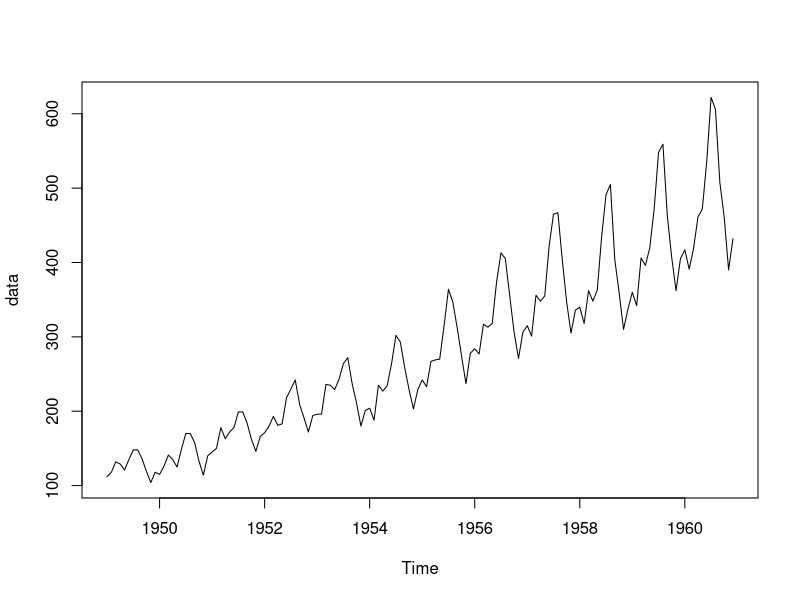
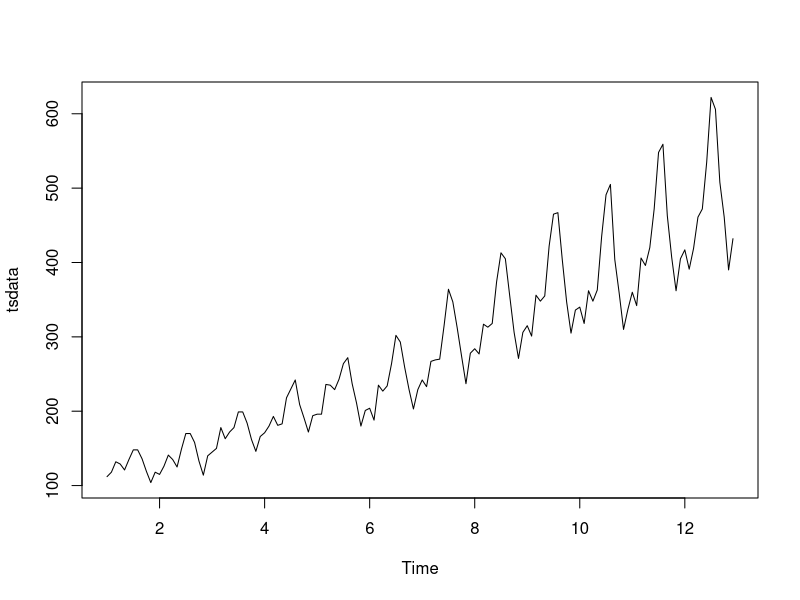
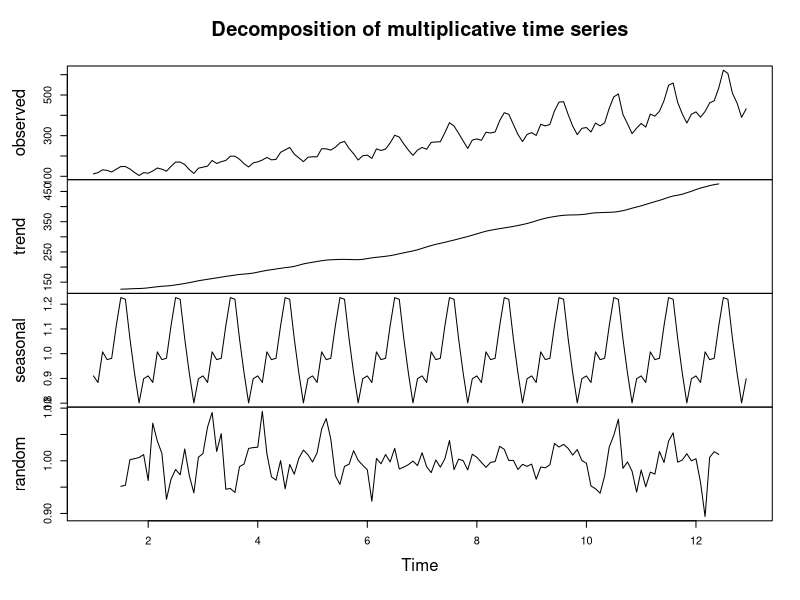
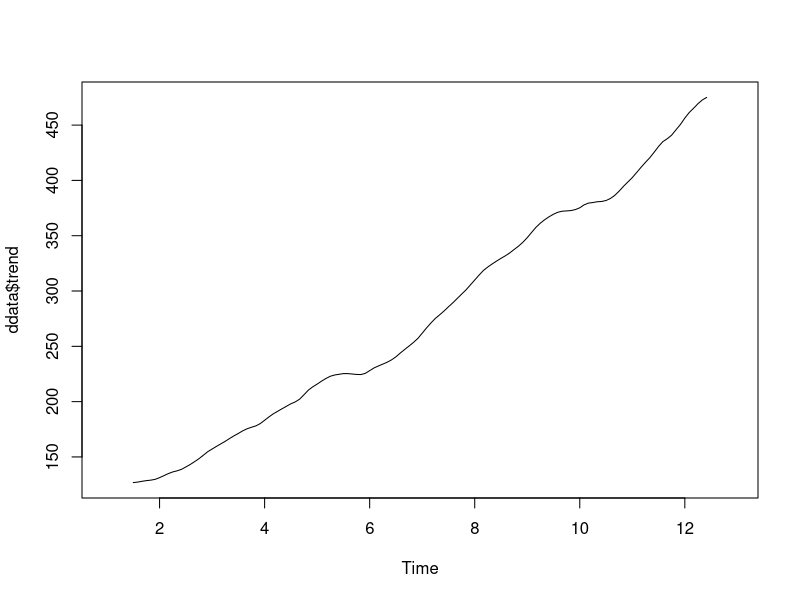
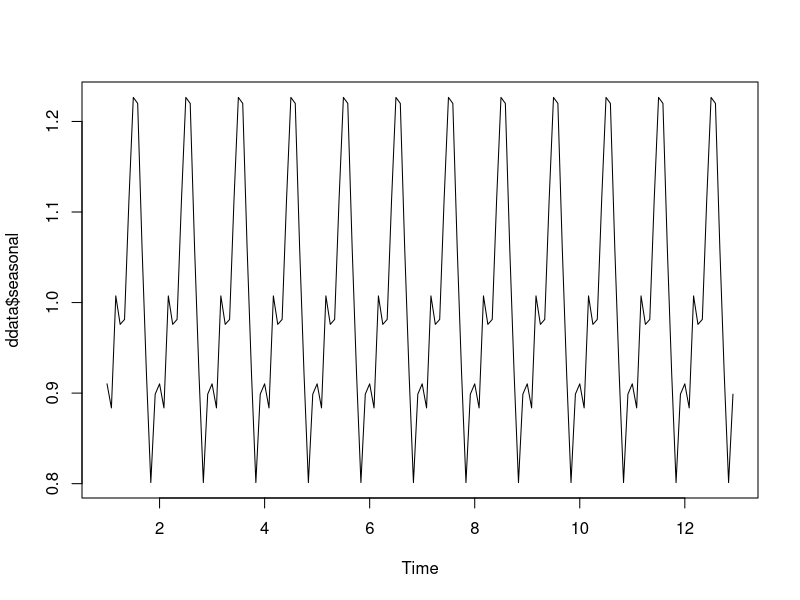
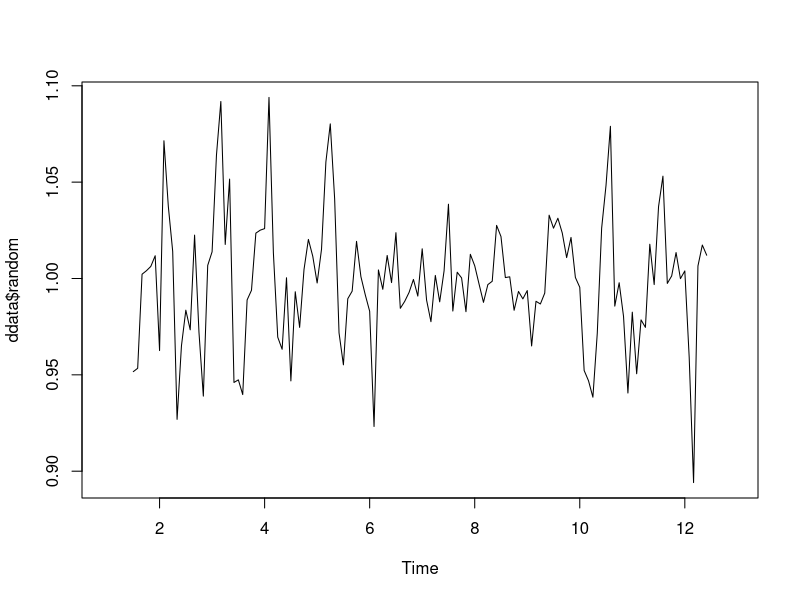
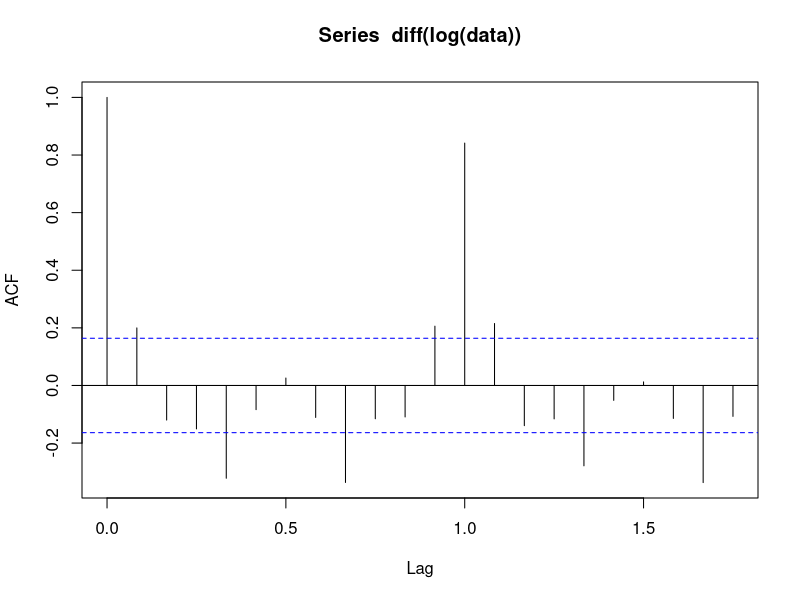
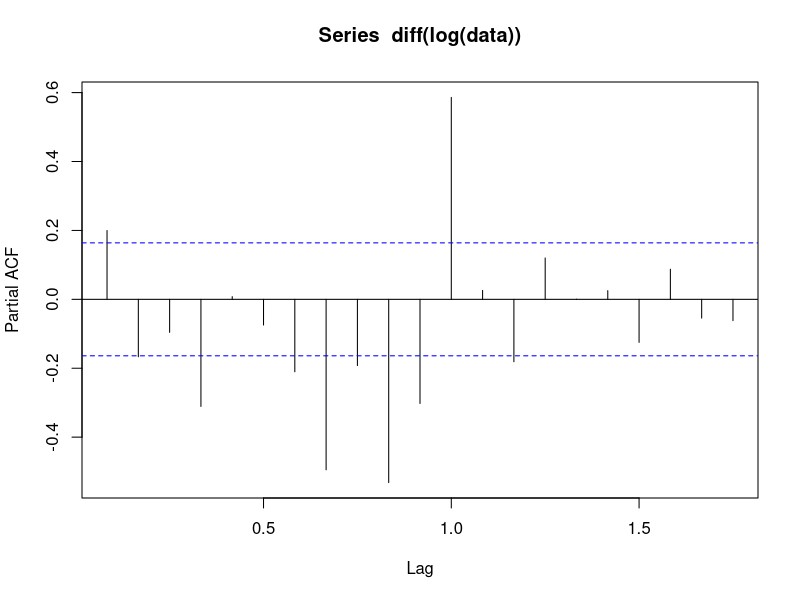

Generate these figures, in order, with R:
## ---- chunk 1
knitr::opts_chunk$set(echo = TRUE)

## ---- chunk 2
#install.packages("r package", repos = "http://cran.us.r-project.org")
#install.packages('forecast')
#install.packages('tseries')
library('forecast')
library('tseries')

## ---- chunk 3
data <- AirPassengers
data

## ---- chunk 4
start(data)
end(data)
sum(is.na(data))
## ---- chunk 5

summary(data)
## ---- chunk 6
plot(data)

## ---- chunk 7
tsdata <- ts(data,frequency = 12)
plot(tsdata)
## ---- chunk 8
ddata <- decompose(tsdata, "multiplicative")
plot(ddata)
## ---- chunk 9
plot(ddata$trend)
## ---- chunk 10
plot(ddata$seasonal)
## ---- chunk 11
plot(ddata$random)
## ---- chunk 12
adf.test(diff(log(data)), alternative="stationary", k=0)

## ---- chunk 13

acf(diff(log(data)))
## ---- chunk 14
pacf(diff(log(data)))
## ---- chunk 15
Adata <- arima(log(data), c(0, 1, 1),seasonal = list(order = c(0, 1, 1), period = 12))
Adata


